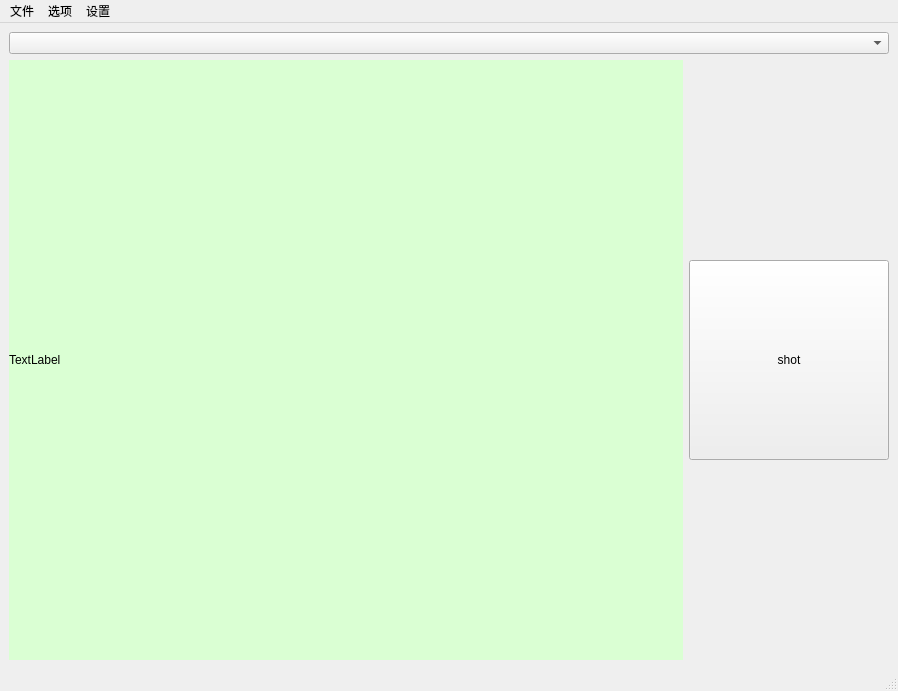
<?xml version="1.0" encoding="UTF-8"?>
<ui version="4.0">
 <class>MainWindow</class>
 <widget class="QMainWindow" name="MainWindow">
  <property name="geometry">
   <rect>
    <x>0</x>
    <y>0</y>
    <width>898</width>
    <height>661</height>
   </rect>
  </property>
  <property name="windowTitle">
   <string>MainWindow</string>
  </property>
  <widget class="QWidget" name="centralwidget">
   <layout class="QVBoxLayout" name="verticalLayout">
    <item>
     <widget class="QComboBox" name="comboBoxCamId"/>
    </item>
    <item>
     <layout class="QHBoxLayout" name="horizontalLayout">
      <item>
       <widget class="QLabel" name="imageLabel">
        <property name="minimumSize">
         <size>
          <width>600</width>
          <height>600</height>
         </size>
        </property>
        <property name="styleSheet">
         <string notr="true">background-color: rgb(218, 255, 211);</string>
        </property>
        <property name="text">
         <string>TextLabel</string>
        </property>
       </widget>
      </item>
      <item>
       <widget class="QPushButton" name="pushButton">
        <property name="minimumSize">
         <size>
          <width>60</width>
          <height>60</height>
         </size>
        </property>
        <property name="maximumSize">
         <size>
          <width>200</width>
          <height>200</height>
         </size>
        </property>
        <property name="text">
         <string>shot</string>
        </property>
       </widget>
      </item>
     </layout>
    </item>
   </layout>
  </widget>
  <widget class="QMenuBar" name="menubar">
   <property name="geometry">
    <rect>
     <x>0</x>
     <y>0</y>
     <width>898</width>
     <height>23</height>
    </rect>
   </property>
   <widget class="QMenu" name="menu">
    <property name="title">
     <string>文件</string>
    </property>
    <addaction name="actionOpen"/>
    <addaction name="actionSave"/>
    <addaction name="actionExit"/>
   </widget>
   <widget class="QMenu" name="menu_2">
    <property name="title">
     <string>选项</string>
    </property>
    <addaction name="actionpaizhao"/>
   </widget>
   <widget class="QMenu" name="menu_3">
    <property name="title">
     <string>设置</string>
    </property>
    <addaction name="actionOpenSettingDiag"/>
   </widget>
   <addaction name="menu"/>
   <addaction name="menu_2"/>
   <addaction name="menu_3"/>
  </widget>
  <widget class="QStatusBar" name="statusbar"/>
  <action name="actionOpen">
   <property name="text">
    <string>Open</string>
   </property>
  </action>
  <action name="actionSave">
   <property name="text">
    <string>Save</string>
   </property>
  </action>
  <action name="actionExit">
   <property name="text">
    <string>Exit</string>
   </property>
  </action>
  <action name="actionpaizhao">
   <property name="text">
    <string>Shot</string>
   </property>
  </action>
  <action name="actionOpenSettingDiag">
   <property name="text">
    <string>OpenSettingDiag</string>
   </property>
  </action>
 </widget>
 <resources/>
 <connections/>
</ui>
